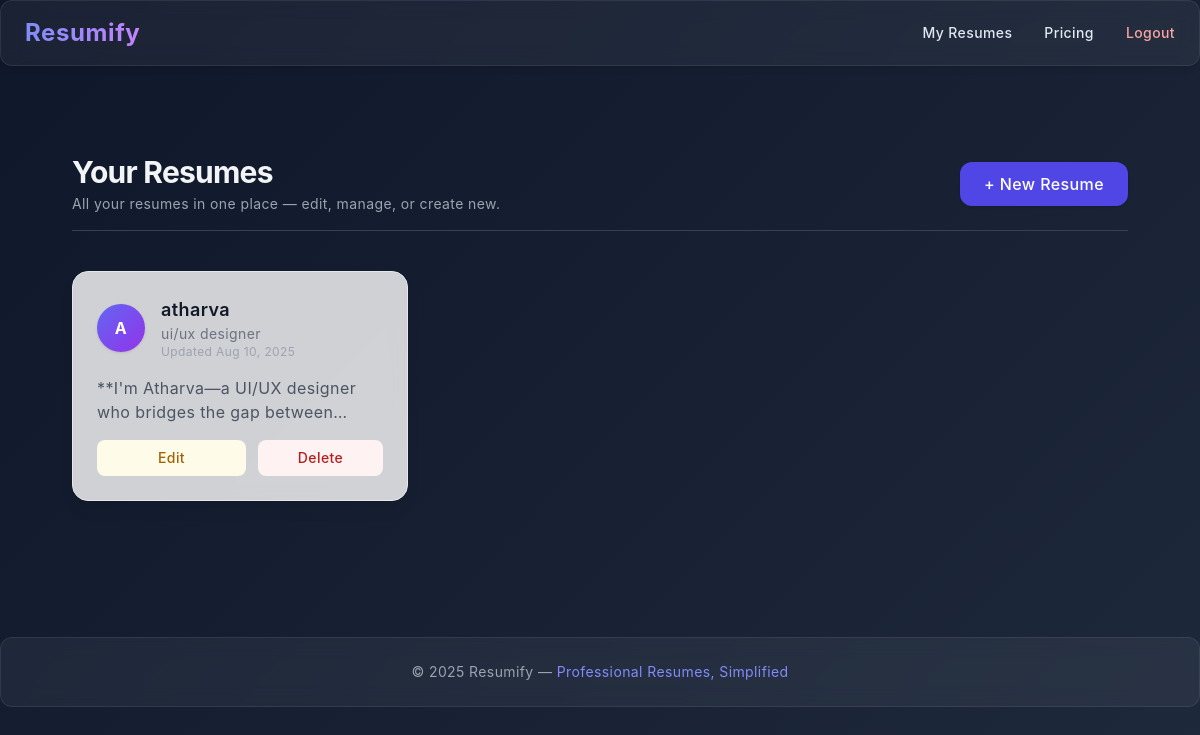
Before: /my-resumes (signed in) with the older database file.
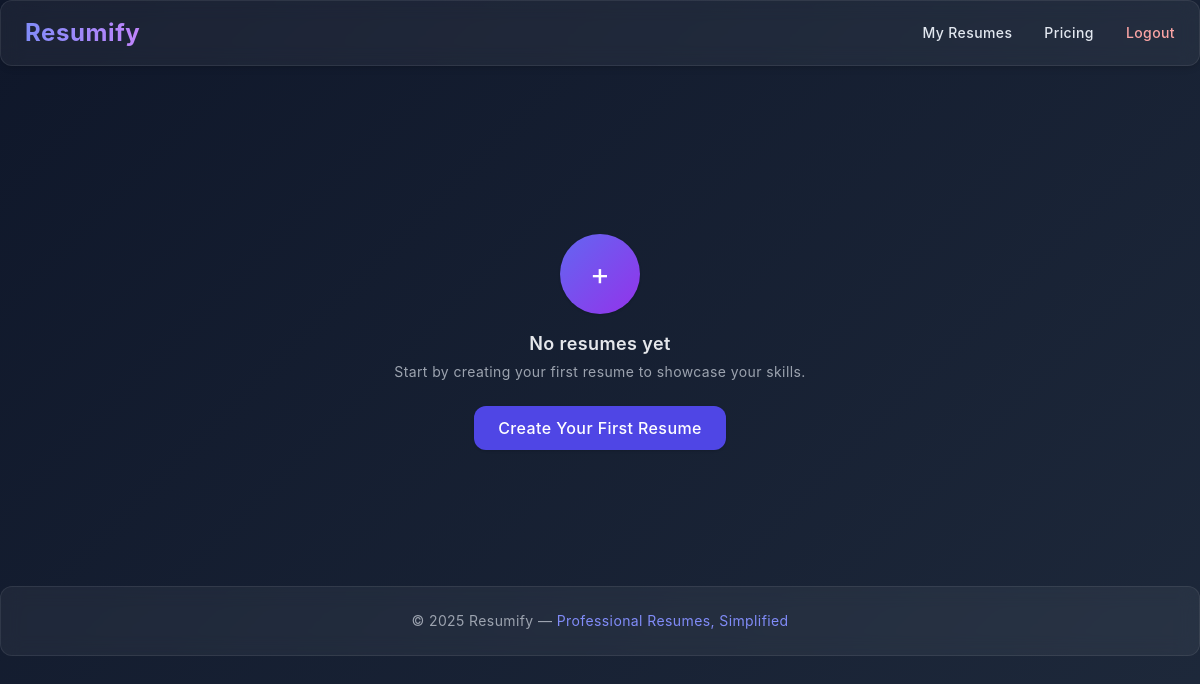
After: the same page with the newer database file.
### models.py (models this page shows)
class Resume(db.Model):
    id = db.Column(db.Integer, primary_key=True)
    user_id = db.Column(db.Integer, db.ForeignKey("user.id"), nullable=False)
    name = db.Column(db.String(100))
    profession = db.Column(db.String(100))
    email = db.Column(db.String(120))
    phone = db.Column(db.String(20))
    linkedin = db.Column(db.String(150))
    bio = db.Column(db.Text)
    skills = db.Column(db.Text)
    job_title = db.Column(db.String(100))
    company = db.Column(db.String(100))
    job_desc = db.Column(db.Text)
    degree = db.Column(db.String(100))
    institute = db.Column(db.String(150))
    grad_year = db.Column(db.String(10))
    profile_pic_url = db.Column(db.String(300))
    template = db.Column(db.String(50), default="classic")
    timestamp = db.Column(db.DateTime, default=datetime.utcnow)

### app.py (the view)
@app.route('/my-resumes')
@login_required
def my_resumes():
    resumes = Resume.query.filter_by(user_id=current_user.id).order_by(Resume.timestamp.desc()).all()
    return render_template('my_resumes.html', resumes=resumes)

### app.py (called while the page is built)
@login_manager.user_loader
def load_user(user_id):
    return User.query.get(int(user_id))

### templates/my_resumes.html (shortened to what this page needs)
{% extends "base.html" %}
{% block content %}
<section class="max-w-6xl mx-auto px-6 py-10">
  {% if resumes|length > 0 %}
  <div class="flex items-center justify-between mb-10 border-b border-gray-700 pb-4">
    <div>
      <h2 class="text-3xl font-bold text-gray-100 tracking-tight">Your Resumes</h2>
      <p class="text-gray-400 text-sm mt-1">All your resumes in one place — edit, manage, or create new.</p>
    </div>
    <a href="{{ url_for('start') }}"
       class="bg-indigo-600 hover:bg-indigo-700 text-white px-6 py-2.5 rounded-xl shadow transition font-medium">
      + New Resume
    </a>
  </div>
  {% endif %}
  {% if resumes|length > 0 %}
  <div class="grid gap-6 sm:grid-cols-2 lg:grid-cols-3">
    {% for resume in resumes %}
    <div class="bg-white/80 backdrop-blur border border-gray-200 rounded-2xl shadow-lg p-6 transition hover:shadow-xl hover:scale-[1.02] group">
      <a href="{{ url_for('view_resume', resume_id=resume.id) }}" class="block">
        <div class="flex items-center mb-4">
          <div class="w-12 h-12 rounded-full bg-gradient-to-br from-indigo-500 to-purple-600 text-white flex items-center justify-center font-bold shadow">
            {{ resume.name[0]|upper }}
          </div>
          <div class="ml-4">
            <h3 class="text-lg font-semibold text-gray-900 group-hover:text-indigo-600 transition">{{ resume.name }}</h3>
            <p class="text-sm text-gray-500">{{ resume.profession }}</p>
            <p class="text-xs text-gray-400">Updated {{ resume.timestamp.strftime('%b %d, %Y') }}</p>
          </div>
        </div>
        <p class="text-gray-600 mb-4 line-clamp-2">{{ resume.bio or "No bio available." }}</p>
      </a>
      <div class="flex items-center gap-3 mt-4">
        <a href="{{ url_for('edit_resume', resume_id=resume.id) }}"
           class="flex-1 flex items-center justify-center bg-yellow-50 text-yellow-700 px-3 py-2 rounded-lg hover:bg-yellow-100 transition text-sm font-medium">
          Edit
        </a>
        <form action="{{ url_for('delete_resume', resume_id=resume.id) }}" method="POST" class="flex-1">
          <button type="submit"
                  class="w-full bg-red-50 text-red-700 px-3 py-2 rounded-lg hover:bg-red-100 transition text-sm font-medium"
                  onclick="return confirm('Are you sure you want to delete this resume?');">
            Delete
          </button>
        </form>
      </div>
    </div>
    {% endfor %}
  </div>
  {% else %}
  <div class="mt-20 flex flex-col items-center justify-center text-center">
    <div class="w-20 h-20 rounded-full bg-gradient-to-br from-indigo-500 to-purple-600 flex items-center justify-center text-white text-3xl shadow mb-4">
      +
    </div>
    <h3 class="text-lg font-semibold text-gray-200">No resumes yet</h3>
    <p class="text-gray-400 mt-1 text-sm">Start by creating your first resume to showcase your skills.</p>
    <a href="{{ url_for('start') }}"
       class="mt-6 inline-block bg-indigo-600 hover:bg-indigo-700 text-white px-6 py-2.5 rounded-xl shadow transition font-medium">
      Create Your First Resume
    </a>
  </div>
  {% endif %}
</section>
{% endblock %}

### templates/base.html (shortened to what this page needs)
<!DOCTYPE html>
<html lang="en">
<head>
  <script src="https://cdn.tailwindcss.com"></script>
</head>
<body class="tracking-wide">
<header class="glass sticky top-0 z-50 shadow-md">
  <div class="max-w-7xl mx-auto flex justify-between items-center px-6 py-4">
    <h1 class="text-2xl font-bold tracking-wide">
      <a href="{{ url_for('index') }}" class="bg-gradient-to-r from-indigo-400 to-purple-400 text-transparent bg-clip-text hover:opacity-90 transition">
      </a>
    </h1>
    <nav class="hidden md:flex items-center space-x-8 text-sm font-medium">
      {% if current_user.is_authenticated %}
        <a href="{{ url_for('my_resumes') }}" class="hover:text-indigo-300 transition">My Resumes</a>
        <a href="{{ url_for('pricing') }}" class="hover:text-indigo-300 transition">Pricing</a>
        <a href="{{ url_for('logout') }}" class="text-red-300 hover:text-red-400 transition">Logout</a>
      {% endif %}
    </nav>
  </div>
</header>
  <main class="max-w-6xl mx-auto px-6 py-12 space-y-10">
    {% block content %}{% endblock %}
  </main>
  <footer class="glass text-center py-6 text-sm text-gray-400 mt-12">
    <p>&copy; 2025 Resumify — <span class="accent">Professional Resumes, Simplified</span></p>
  </footer>
</body>
</html>

### templates/base.html (style rules this page uses)
body { background: linear-gradient(135deg, #0f172a, #1e293b); color: #e2e8f0; min-height: 100vh; font-family: 'Inter', sans-serif; animation: fadeIn 0.6s ease-in-out; }
.glass { backdrop-filter: blur(10px); background: rgba(255, 255, 255, 0.05); border: 1px solid rgba(255, 255, 255, 0.08); border-radius: 0.75rem; }
.accent { color: #818cf8; }

Changed rows visible on the page:
no longer on this page (row edited): Resume: name "A", name "atharva", profession "ui/ux designer", timestamp "Aug 10, 2025", bio "**I'm Atharva—a UI/UX designer who bridges the gap…"
Other visible differences:
text no longer shown: "Your Resumes All your resumes in one place — edit, manage, or create new. + New Resume"
text now shown: "+ No resumes yet Start by creating your first resume to showcase your skills. Create Your First Resume"
